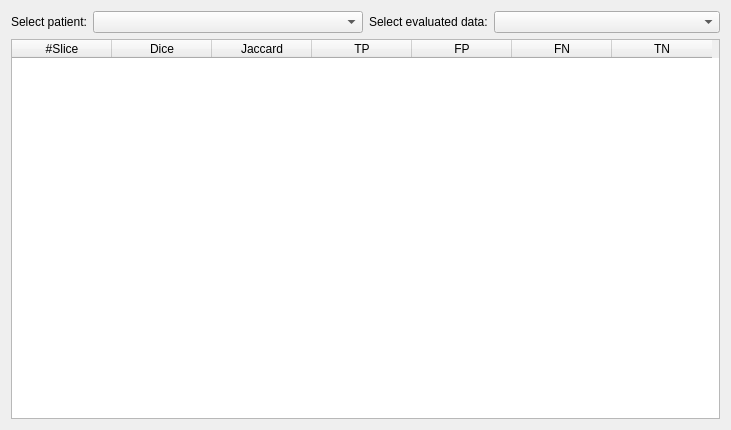
<?xml version="1.0" encoding="UTF-8"?>
<ui version="4.0">
 <class>ResultWindow</class>
 <widget class="QDialog" name="ResultWindow">
  <property name="geometry">
   <rect>
    <x>0</x>
    <y>0</y>
    <width>731</width>
    <height>430</height>
   </rect>
  </property>
  <property name="windowTitle">
   <string>Results window</string>
  </property>
  <layout class="QGridLayout" name="gridLayout_6">
   <item row="0" column="0">
    <layout class="QGridLayout" name="gridLayout">
     <item row="0" column="0">
      <layout class="QGridLayout" name="gridLayout_5">
       <item row="0" column="0">
        <layout class="QFormLayout" name="formLayout_8">
         <item row="0" column="0">
          <widget class="QLabel" name="selectPatientLabel">
           <property name="text">
            <string>Select patient:</string>
           </property>
          </widget>
         </item>
         <item row="0" column="1">
          <widget class="QComboBox" name="comboBoxPatient"/>
         </item>
        </layout>
       </item>
       <item row="0" column="1">
        <layout class="QFormLayout" name="formLayout_10">
         <item row="0" column="0">
          <widget class="QLabel" name="selectEvaluatedDataLabel">
           <property name="text">
            <string>Select evaluated data:</string>
           </property>
          </widget>
         </item>
         <item row="0" column="1">
          <widget class="QComboBox" name="comboBoxEvaluatedData"/>
         </item>
        </layout>
       </item>
      </layout>
     </item>
     <item row="1" column="0">
      <widget class="QTableWidget" name="tableWidget">
       <column>
        <property name="text">
         <string>#Slice</string>
        </property>
       </column>
       <column>
        <property name="text">
         <string>Dice</string>
        </property>
       </column>
       <column>
        <property name="text">
         <string>Jaccard</string>
        </property>
       </column>
       <column>
        <property name="text">
         <string>TP</string>
        </property>
       </column>
       <column>
        <property name="text">
         <string>FP</string>
        </property>
       </column>
       <column>
        <property name="text">
         <string>FN</string>
        </property>
       </column>
       <column>
        <property name="text">
         <string>TN</string>
        </property>
       </column>
      </widget>
     </item>
    </layout>
   </item>
  </layout>
 </widget>
 <resources/>
 <connections/>
</ui>
